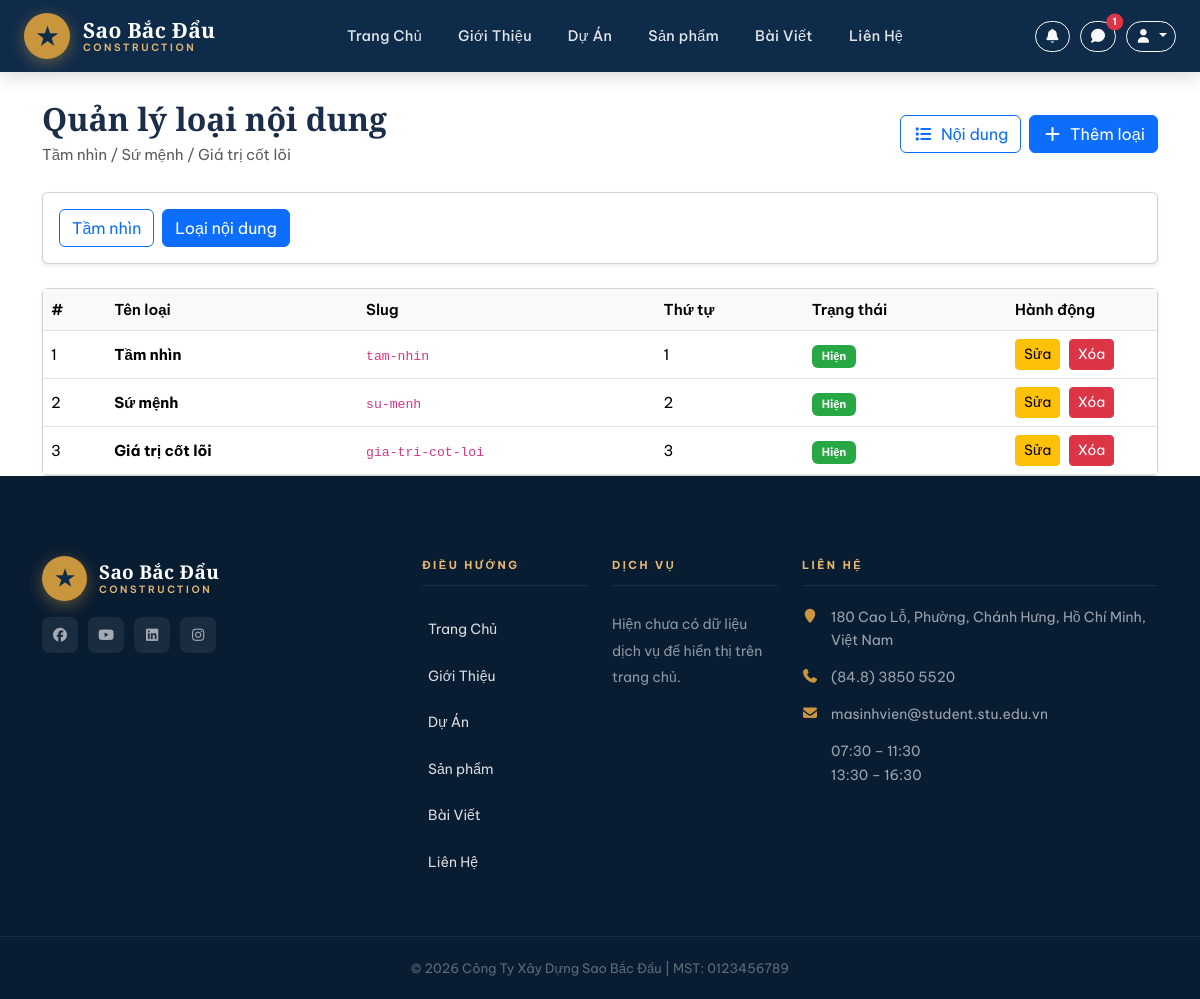
The app's page /about-statement-types/ (signed in) with its own data.
### home/models.py (models this page shows, shortened)
class AboutStatementType(models.Model):
    name = models.CharField(max_length=100, unique=True, verbose_name="Tên loại")
    slug = models.SlugField(max_length=120, unique=True, blank=True)
    order = models.PositiveIntegerField(default=0, verbose_name="Thứ tự")
    is_active = models.BooleanField(default=True, verbose_name="Hiển thị")
    created_at = models.DateTimeField(auto_now_add=True)
    class Meta:
        ordering = ["order", "created_at", "name"]
        verbose_name = "Loại tầm nhìn / sứ mệnh"
        verbose_name_plural = "Loại tầm nhìn / sứ mệnh"

class ContactInfo(models.Model):
    branch_name = models.CharField(
        max_length=150, verbose_name="Tên chi nhánh / văn phòng"
    )
    address = models.TextField(verbose_name="Địa chỉ")
    phone = models.CharField(max_length=50, verbose_name="Số điện thoại")
    fax = models.CharField(max_length=50, blank=True, verbose_name="Fax")
    email = models.EmailField(blank=True, verbose_name="Email")
    working_hours = models.CharField(
        max_length=255, blank=True, verbose_name="Giờ làm việc"
    )
    map_embed_url = models.URLField(blank=True, verbose_name="Link Google Maps Embed")
    facebook_url = models.URLField(blank=True, verbose_name="Facebook URL")
    youtube_url = models.URLField(blank=True, verbose_name="YouTube URL")
    linkedin_url = models.URLField(blank=True, verbose_name="LinkedIn URL")
    instagram_url = models.URLField(blank=True, verbose_name="Instagram URL")
    order = models.PositiveIntegerField(default=0, verbose_name="Thứ tự hiển thị")
    is_active = models.BooleanField(default=True, verbose_name="Hiển thị")
    created_at = models.DateTimeField(auto_now_add=True)
    class Meta:
        ordering = ["order", "created_at"]

### home/views.py (the view)
@staff_required
def statement_type_list(request):
    statement_types = AboutStatementType.objects.all().order_by("order", "created_at")
    error = request.GET.get("error")
    return render(
        request,
        "home/about_statement_type_list.html",
        {"statement_types": statement_types, "error": error},
    )

### home/context_processors.py (called while the page is built)
def site_contact(request):
    contact = (
        ContactInfo.objects.filter(is_active=True)
        .order_by("order", "created_at")
        .first()
    )
    unread_notifications_count = 0
    recent_notifications = []
    if request.user.is_authenticated:
        unread_notifications_count = Notification.objects.filter(
            user=request.user,
            is_read=False,
        ).count()
        recent_notifications = Notification.objects.filter(user=request.user)[:5]
    consultations_unfinished = Consultation.objects.exclude(status="done").count()
    return {
        "site_contact": contact,
        "unread_notifications_count": unread_notifications_count,
        "recent_notifications": recent_notifications,
        "consultations_unfinished": consultations_unfinished,
    }

### home/views.py (called while the page is built)
def staff_required(view_func):
    @wraps(view_func)
    def _wrapped(request, *args, **kwargs):
        if not request.user.is_authenticated:
            return redirect(f"/login/?next={request.path}")
        if request.user.is_staff or request.user.is_superuser:
            return view_func(request, *args, **kwargs)
        messages.warning(request, "Bạn không có quyền truy cập trang quản lý.")
        return redirect("home")
    return _wrapped

### templates/home/about_statement_type_list.html (shortened to what this page needs)
{% extends 'base.html' %}
{% block content %}
<div class="container dashboard-container">
  <div class="d-flex justify-content-between align-items-center mb-4 flex-wrap gap-3">
    <div>
      <h2 class="fw-bold mb-1">Quản lý loại nội dung</h2>
      <p class="text-muted mb-0">
        Tầm nhìn / Sứ mệnh / Giá trị cốt lõi
      </p>
    </div>
    <div class="d-flex gap-2 flex-wrap">
      <a href="{% url 'statement_list' %}" class="btn btn-outline-primary">
        <i class="fas fa-list me-1"></i>
        Nội dung
      </a>
      <a href="{% url 'statement_type_add' %}" class="btn btn-primary">
        <i class="fas fa-plus me-1"></i>
        Thêm loại
      </a>
    </div>
  </div>
  <div class="card shadow-sm mb-4">
    <div class="card-body d-flex flex-wrap gap-2">
      <a href="{% url 'statement_list' %}" class="btn btn-outline-primary">Tầm nhìn</a>
      <a href="{% url 'statement_type_list' %}" class="btn btn-outline-primary active">Loại nội dung</a>
    </div>
  </div>
  <div class="card shadow-sm">
    <div class="card-body p-0">
      <table class="table table-hover mb-0">
        <thead>
          <tr>
            <th>#</th>
            <th>Tên loại</th>
            <th>Slug</th>
            <th>Thứ tự</th>
            <th>Trạng thái</th>
            <th style="width: 150px;">Hành động</th>
          </tr>
        </thead>
        <tbody>
          {% for item in statement_types %}
          <tr>
            <td>{{ forloop.counter }}</td>
            <td>
              <strong>{{ item.name }}</strong>
            </td>
            <td>
              <code>{{ item.slug }}</code>
            </td>
            <td>{{ item.order }}</td>
            <td>
              {% if item.is_active %}
                <span class="badge badge-success">Hiện</span>
              {% else %}
                <span class="badge badge-secondary">Ẩn</span>
              {% endif %}
            </td>
            <td class="action-btns">
              <a href="{% url 'statement_type_edit' item.id %}" class="btn btn-sm btn-warning">
                Sửa
              </a>
              <a href="{% url 'statement_type_delete' item.id %}"
                 class="btn btn-sm btn-danger"
                 onclick="return confirm('Xóa loại nội dung này?');">
                Xóa
              </a>
            </td>
          </tr>
          {% empty %}
          <tr>
            <td colspan="6" class="text-center py-4 text-muted">
              Chưa có loại nội dung nào
            </td>
          </tr>
          {% endfor %}
        </tbody>
      </table>
    </div>
  </div>
</div>
{% endblock %}

### templates/base.html (shortened to what this page needs)
<!doctype html>
<html lang="vi">
  {% load static %}
  <head>
    <link
      rel="stylesheet"
      href="{% static 'vendor/bootstrap/css/bootstrap.min.css' %}"
    />
    <link
      rel="stylesheet"
      href="https://cdn.jsdelivr.net/npm/@fortawesome/fontawesome-free@7.2.0/css/all.min.css"
    />
    <link
      rel="stylesheet"
      href="{% static 'vendor/animate/animate.min.css' %}"
    />
    <link rel="stylesheet" href="{% static 'css/style.css' %}" />
    <link rel="stylesheet" href="{% static 'css/home.css' %}" />
    <link rel="stylesheet" href="{% static 'css/about.css' %}" />
    <link rel="stylesheet" href="{% static 'css/contact.css' %}" />
  </head>
  <body>
    <header
      class="site-navbar js-sticky-header site-navbar-target"
      role="banner"
    >
      <div class="container">
        <div class="navbar-inner">
          <div class="site-logo">
            <a href="{% url 'home' %}">
              <div class="logo-icon">★</div>
              <div class="logo-text">
                <span>Sao Bắc Đẩu</span>
                <span>Construction</span>
              </div>
            </a>
          </div>
          <nav class="site-navigation d-none d-xl-block">
            <ul class="site-menu">
              <li><a href="{% url 'home' %}" class="nav-link">Trang Chủ</a></li>
              <li>
                <a href="{% url 'about' %}" class="nav-link">Giới Thiệu</a>
              </li>
              <li><a href="{% url 'project' %}" class="nav-link">Dự Án</a></li>
              <li>
                <a href="{% url 'product' %}" class="nav-link">Sản phẩm</a>
              </li>
              <li><a href="{% url 'post' %}" class="nav-link">Bài Viết</a></li>
              <li>
                <a href="{% url 'contact' %}" class="nav-link">Liên Hệ</a>
              </li>
            </ul>
          </nav>
          <div class="nav-actions d-none d-xl-flex align-items-center" style="gap: 10px;">
            <a
              href="{% url 'notifications' %}"
              class="btn btn-sm btn-outline-light position-relative"
              title="Thông báo"
            >
              <i class="fa fa-bell"></i>
            </a>
            {% if user.is_authenticated %}
              {% if user.is_staff %}
              <a
                href="{% url 'consultation_list' %}"
                class="btn btn-sm btn-outline-light position-relative"
                title="Tư vấn"
              >
                <i class="fa fa-comment"></i>
                {% if consultations_unfinished %}
                <span
                  class="badge bg-danger position-absolute top-0 start-100 translate-middle rounded-pill"
                  style="font-size: 10px;"
                >
                  {{ consultations_unfinished }}
                </span>
                {% endif %}
              </a>
              {% endif %}
              <div class="dropdown">
                <button
                  class="btn btn-sm btn-outline-light dropdown-toggle"
                  data-bs-toggle="dropdown"
                  aria-expanded="false"
                  title="Tài khoản"
                >
                  <i class="fa fa-user"></i>
                </button>
              </div>
            {% endif %}
          </div>
        </div>
      </div>
    </header>
    {% block content %} {% endblock %}
    <footer class="footer-area">
      <div class="container">
        <div class="row gy-4">
          <div class="col-lg-4 col-md-6">
            <div class="footer-logo-wrap mb-3">
              <a
                href="{% url 'home' %}"
                style="
                  display: flex;
                  align-items: center;
                  gap: 12px;
                  text-decoration: none;
                "
              >
                <div
                  class="logo-icon"
                  style="width: 45px; height: 45px; font-size: 22px"
                >
                  ★
                </div>
                <div class="logo-text">
                  <span>Sao Bắc Đẩu</span>
                  <span>Construction</span>
                </div>
              </a>
            </div>
            <div class="footer-social">
              {% if site_contact and site_contact.facebook_url %}
              <a
                href="{{ site_contact.facebook_url }}"
                target="_blank"
                rel="noopener noreferrer"
              >
                <i class="fab fa-facebook"></i>
              </a>
              {% endif %} {% if site_contact and site_contact.youtube_url %}
              <a
                href="{{ site_contact.youtube_url }}"
                target="_blank"
                rel="noopener noreferrer"
              >
                <i class="fab fa-youtube"></i>
              </a>
              {% endif %} {% if site_contact and site_contact.linkedin_url %}
              <a
                href="{{ site_contact.linkedin_url }}"
                target="_blank"
                rel="noopener noreferrer"
              >
                <i class="fab fa-linkedin"></i>
              </a>
              {% endif %} {% if site_contact and site_contact.instagram_url %}
              <a
                href="{{ site_contact.instagram_url }}"
                target="_blank"
                rel="noopener noreferrer"
              >
                <i class="fab fa-instagram"></i>
              </a>
              {% endif %}
            </div>
          </div>
          <div class="col-lg-2 col-md-6">
            <div class="footer-heading">Điều Hướng</div>
            <ul class="footer-links">
              <li><a href="{% url 'home' %}">Trang Chủ</a></li>
              <li><a href="{% url 'about' %}">Giới Thiệu</a></li>
              <li><a href="{% url 'project' %}">Dự Án</a></li>
              <li><a href="{% url 'product' %}">Sản phẩm</a></li>
              <li><a href="{% url 'post' %}">Bài Viết</a></li>
              <li><a href="{% url 'contact' %}">Liên Hệ</a></li>
            </ul>
          </div>
          <div class="col-lg-2 col-md-6">
            <div class="footer-heading">Dịch Vụ</div>
            <ul class="footer-links">
          {% for service in services %}
          <li><a href="#">{{ service.title }}</a></li>
          {% empty %}
              <li>Hiện chưa có dữ liệu dịch vụ để hiển thị trên trang chủ.</li>
          {% endfor %}
            </ul>
          </div>
          <div class="col-lg-4 col-md-6">
            <div class="footer-heading">Liên Hệ</div>
            <ul class="footer-contact-info">
              {% if site_contact %}
              <li>
                <i class="fa fa-map-marker"></i>
                {{ site_contact.address|linebreaksbr }}
              </li>
              <li>
                <i class="fa fa-phone"></i>
                {{ site_contact.phone }}
              </li>
              <li>
                <i class="fa fa-envelope"></i>
                {{ site_contact.email|default:"Chưa cập nhật" }}
              </li>
              <li>
                {{ site_contact.working_hours|default:"Chưa cập nhật giờ làm việc"|linebreaksbr }}
              </li>
              {% else %}
              <li><i class="fa fa-map-marker"></i> Chưa cập nhật địa chỉ</li>
              <li><i class="fa fa-phone"></i> Chưa cập nhật số điện thoại</li>
              <li><i class="fa fa-envelope"></i> Chưa cập nhật email</li>
              <li><i class="fa fa-clock-o"></i> Chưa cập nhật giờ làm việc</li>
              {% endif %}
            </ul>
          </div>
        </div>
      </div>
      <div class="footer-bottom">
        <div class="container text-center">
          <p>© 2026 Công Ty Xây Dựng Sao Bắc Đẩu | MST: 0123456789</p>
        </div>
      </div>
    </footer>
  </body>
</html>

### templates/home/about_statement_type_list.html (style rules this page uses)
.dashboard-container { margin-top: 100px; }
.table thead th { background: #f8f9fa; font-weight: 600; }
.badge-success { background: #28a745; padding: 6px 10px; border-radius: 6px; }
.table td { vertical-align: middle; }
.action-btns a { margin-right: 5px; }

### records on screen
AboutStatementType: name "Tầm nhìn", slug "tam-nhin", order "1", is_active "Hiện"
AboutStatementType: name "Sứ mệnh", slug "su-menh", order "2", is_active "Hiện"
AboutStatementType: name "Giá trị cốt lõi", slug "gia-tri-cot-loi", order "3", is_active "Hiện"
ContactInfo: address "180 Cao Lỗ, Phường, Chánh Hưng, Hồ Chí Minh, Việt Nam", phone "(84.8) 3850 5520", email "masinhvien@student.stu.edu.vn", working_hours "07:30 – 11:30 13:30 – 16:30"

### other values on screen
{{ consultations_unfinished }} "1"
